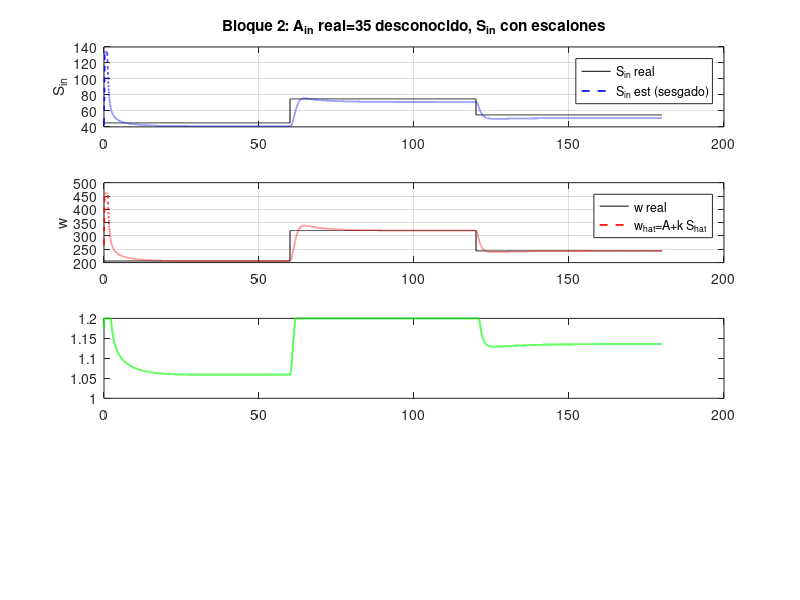

This chart was generated by the following MATLAB code: (Note: this script raises an error after producing the figure.)
%  BLOQUE 2 - OPTIMIZADOR POR COMBINACION OBSERVABLE w  (validacion)

clear; clc;

%%  Parametros 
alpha  = 0.16;  mu_max = 0.38;  kS = 24.0;  k = 3.80;
Ain_nom= 50.0;                 % Ain NOMINAL que asume el observador
tau    = 5.76/(60*24);
p1 = -1.5;  p2 = -2.5;  l2 = p1*p2/k;      % l1 depende de D (se calcula en el lazo)
Dwo    = mu_max/alpha;          % dilucion de washout (1.9)

%%  Clamps (limite de washout y excitacion) 
w_min = 90.0;   w_max = 460.0;  % envelope fisico de w = Ain + k*Sin
D_min = 0.10;   D_max = 1.20;   % piso (excitacion)  y  tope (< washout 1.9)

%%  Perturbaciones de la prueba 
Ain_real = 35.0;                % Ain real, FIJO y DESCONOCIDO (!= nominal)
% perfil de Sin: escalones  45 -> 75 -> 55

%%  Condiciones iniciales (equilibrio del primer tramo) 
Sin0 = 60;
Dt0  = (mu_max/alpha)*(1 - sqrt(k*kS/(Ain_real + k*(kS+Sin0))));
S0   = alpha*kS*Dt0/(mu_max - alpha*Dt0);
Z0   = (Sin0 - S0)/alpha;
A0   = Ain_real + k*(Sin0 - S0);
mu0  = mu_max*S0/(kS+S0);

%%  Simulacion 
Tfin = 180;  N = round(Tfin/tau);  t = (0:N-1)*tau;
Z=Z0; S=S0; A=A0;                         % planta real
A_hat=0.5*A0; phi_hat=0.5*mu0*Z0; Z_hat=0.5*Z0;   % observador (50% error)
% D_op inicial con el clamp aplicado
w_ini = A0 + k*S0;  w_ini = min(max(w_ini,w_min),w_max);
D = (mu_max/alpha)*(1 - sqrt(k*kS/(w_ini + k*kS)));  D = min(max(D,D_min),D_max);

LOG=struct('Sin',zeros(1,N),'Sinh',zeros(1,N),'wr',zeros(1,N),'wh',zeros(1,N), ...
           'D',zeros(1,N),'PA',zeros(1,N),'PAmax',zeros(1,N));

for i = 1:N
    tk = t(i);
    if     tk<60,  Sin=45;
    elseif tk<120, Sin=75;
    else           Sin=55;  end

    %  PLANTA real 
    mu = mu_max*S/(kS+S);
    Z = Z + tau*((mu - alpha*D)*Z);
    S = S + tau*((Sin - S)*D - mu*Z);
    A = A + tau*((Ain_real - A)*D + k*mu*Z);

    %  BLOQUE 1: observador PI 
    l1 = -(p1+p2) - D;                        % gana con el D actual
    e  = A - A_hat;
    A_hat   = A_hat   + tau*((Ain_nom - A_hat)*D + k*phi_hat + l1*e);
    phi_hat = phi_hat + tau*(l2*e);
    Z_hat   = Z_hat   + tau*(phi_hat - alpha*D*Z_hat);
    mu_hat  = min(phi_hat/max(Z_hat,1e-6), 0.999*mu_max);
    S_hat   = min(max(kS*mu_hat/(mu_max - mu_hat),0),100);

    %  BLOQUE 2: combinacion observable y optimo, utiliza S_hat
    w_hat = A + k*S_hat;                      % w = Ain + k*Sin, observable
    w_hat = min(max(w_hat, w_min), w_max);    % clamp fisico (mata picos)
    D_op  = (mu_max/alpha)*(1 - sqrt(k*kS/(w_hat + k*kS)));
    D_op  = min(max(D_op, D_min), D_max);     % clamp washout + excitacion
    S_op  = alpha*kS*D_op/(mu_max - alpha*D_op);
    A_op  = w_hat - k*S_op;                   % referencia de acetato (solo w)
    % Z_op usaria Sin_hat (reparto), aqui no hace falta para validar el optimo
    D = D_op;                                 % feedforward (sin controlador aun)

    %  Referencias reales para comparar 
    w_real = Ain_real + k*Sin;
    Dtrue  = (mu_max/alpha)*(1 - sqrt(k*kS/(w_real + k*kS)));
    Strue  = alpha*kS*Dtrue/(mu_max - alpha*Dtrue);
    Atrue  = Ain_real + k*(Sin - Strue);

    LOG.Sin(i)=Sin;  LOG.Sinh(i)=S_hat + phi_hat/D;  % Sin_hat (sesgado, informativo)
    LOG.wr(i)=w_real; LOG.wh(i)=w_hat;
    LOG.D(i)=D_op;   LOG.PA(i)=A*D_op;  LOG.PAmax(i)=Atrue*Dtrue;
end

%%  Validacion 
m = t>30;   % tras convergencia inicial del observador
fprintf('Ain real=%.0f (desconocido).  Tras t>30 d:\n', Ain_real);
fprintf('  error medio de w  = %.3f %%\n', 100*mean(abs(LOG.wh(m)-LOG.wr(m))./LOG.wr(m)));
fprintf('  eficiencia media  = %.2f %%  (P_A / P_A,max)\n', 100*mean(LOG.PA(m)./LOG.PAmax(m)));
fprintf('  D_op maximo visto = %.4f   (washout = %.2f)\n', max(LOG.D), Dwo);

%% ---------- Graficas ----------
figure('Color','w','Name','Bloque 2 - optimizador por w');
subplot(4,1,1); plot(t,LOG.Sin,'k-',t,LOG.Sinh,'b--','LineWidth',1.2); grid on;
ylabel('S_{in}'); legend('S_{in} real','S_{in} est (sesgado)','Location','best');
title('Bloque 2: A_{in} real=35 desconocido, S_{in} con escalones');
subplot(4,1,2); plot(t,LOG.wr,'k-',t,LOG.wh,'r--','LineWidth',1.2); grid on;
ylabel('w'); legend('w real','w_{hat}=A+k S_{hat}','Location','best');
subplot(4,1,3); plot(t,LOG.D,'g-','LineWidth',1.3); hold on;
yline(Dwo,'r:','washout 1.9'); yline(D_max,'--','tope 1.2'); grid on;
ylabel('D_{op}'); ylim([0 2]); legend('D_{op} (con clamp)','Location','best');
subplot(4,1,4); plot(t,LOG.PAmax,'k-',t,LOG.PA,'g--','LineWidth',1.2); grid on;
ylabel('P_A'); xlabel('t [d]'); legend('P_{A,max}','P_A logrado','Location','best');
